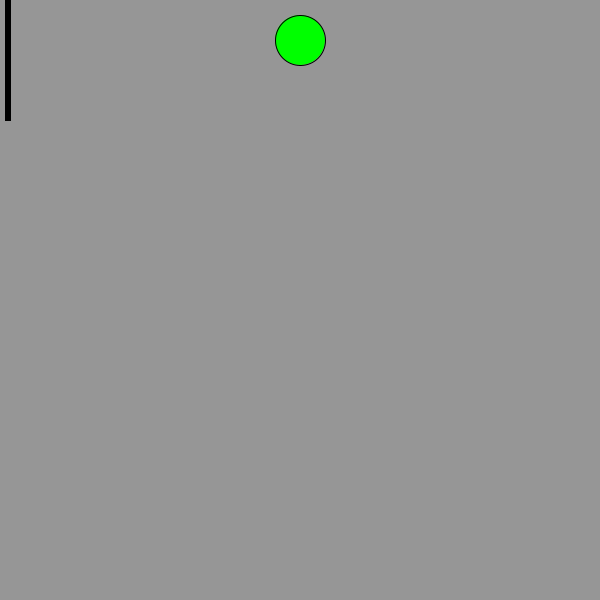
Frame 1 (no input)
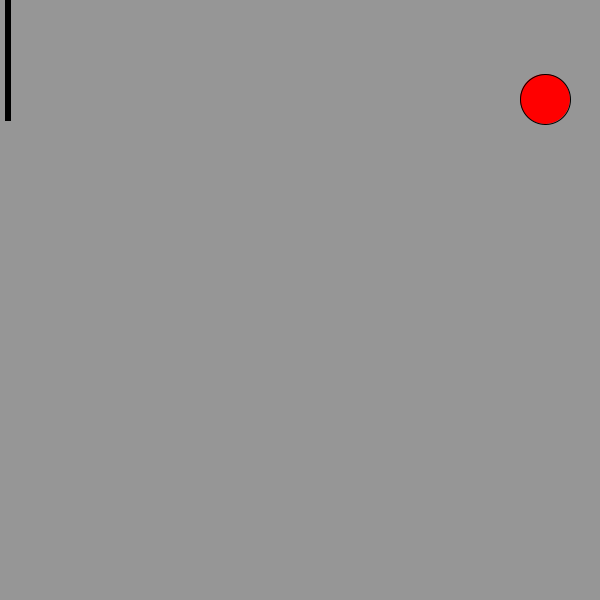
Frame 60 (the mouse pressed at the canvas centre just before this capture)
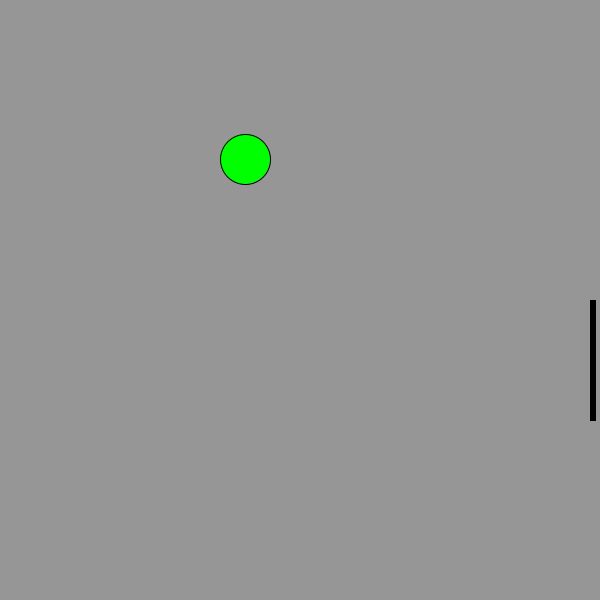
Frame 120 (the mouse held since frame 60 and released just before this capture)

The Processing sketch that drew these frames (run headless with seeded random() and noise(); from frame 60 on, the mouse is pressed at the canvas centre):

// Processing sketch: Pong
// ── Pong.pde
float posX = 300;
int posY = 40;
float speedX = 5;
float speedY = 1;

void setup(){
 size(600, 600);
 frameRate(60);
}

void draw(){
 background(150);
 
 fill(0);
 if (mouseX < width/2){
  rect(5, mouseY, 5, height/5);
 }
 else{
  rect(width - 10, mouseY, 5, height/5);
 }
 
 if ((100 < posX) && (posX < 500)){
   fill(0, 255, 0);
 }
 else{
   fill(255, 0, 0);
 }
 
 ellipse(posX, posY, 50, 50);
 posX+= speedX;
 
 if ((posX == width - 30  && ((posY >= mouseY) && (posY <= mouseY + height/5)) ) || (posX==30 && ((posY >= mouseY) && (posY <= mouseY + height/5)))){
   speedX = - speedX; 
 }
 
 posY+= speedY;
 
 if ((posY>= height - 25) || (posY<=25)){
  speedY = - speedY; 
 }
 
}
